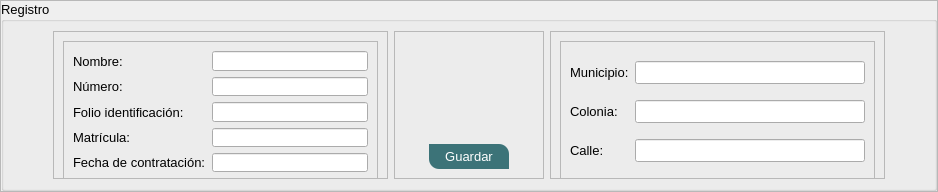
               <widget class="QFrame" name="frame_21">
                <property name="maximumSize">
                 <size>
                  <width>16777215</width>
                  <height>190</height>
                 </size>
                </property>
                <property name="frameShape">
                 <enum>QFrame::StyledPanel</enum>
                </property>
                <property name="frameShadow">
                 <enum>QFrame::Raised</enum>
                </property>
                <layout class="QGridLayout" name="gridLayout">
                 <property name="leftMargin">
                  <number>0</number>
                 </property>
                 <property name="topMargin">
                  <number>0</number>
                 </property>
                 <property name="rightMargin">
                  <number>0</number>
                 </property>
                 <property name="bottomMargin">
                  <number>0</number>
                 </property>
                 <property name="spacing">
                  <number>0</number>
                 </property>
                 <item row="0" column="0">
                  <widget class="QGroupBox" name="groupBox_8">
                   <property name="minimumSize">
                    <size>
                     <width>0</width>
                     <height>190</height>
                    </size>
                   </property>
                   <property name="maximumSize">
                    <size>
                     <width>16777215</width>
                     <height>190</height>
                    </size>
                   </property>
                   <property name="font">
                    <font>
                     <pointsize>10</pointsize>
                    </font>
                   </property>
                   <property name="title">
                    <string>Registro</string>
                   </property>
                   <layout class="QHBoxLayout" name="horizontalLayout_9">
                    <item>
                     <spacer name="horizontalSpacer_26">
                      <property name="orientation">
                       <enum>Qt::Horizontal</enum>
                      </property>
                      <property name="sizeHint" stdset="0">
                       <size>
                        <width>40</width>
                        <height>20</height>
                       </size>
                      </property>
                     </spacer>
                    </item>
                    <item>
                     <widget class="QFrame" name="frame_8">
                      <property name="frameShape">
                       <enum>QFrame::StyledPanel</enum>
                      </property>
                      <property name="frameShadow">
                       <enum>QFrame::Raised</enum>
                      </property>
                      <layout class="QGridLayout" name="gridLayout_12">
                       <item row="0" column="0">
                        <widget class="QFrame" name="frame_24">
                         <property name="minimumSize">
                          <size>
                           <width>315</width>
                           <height>141</height>
                          </size>
                         </property>
                         <property name="maximumSize">
                          <size>
                           <width>301</width>
                           <height>141</height>
                          </size>
                         </property>
                         <property name="frameShape">
                          <enum>QFrame::StyledPanel</enum>
                         </property>
                         <property name="frameShadow">
                          <enum>QFrame::Raised</enum>
                         </property>
                         <layout class="QGridLayout" name="gridLayout_15">
                          <item row="0" column="0">
                           <widget class="QLabel" name="label_29">
                            <property name="font">
                             <font>
                              <pointsize>10</pointsize>
                             </font>
                            </property>
                            <property name="text">
                             <string>Nombre:</string>
                            </property>
                           </widget>
                          </item>
                          <item row="0" column="1">
                           <widget class="QLineEdit" name="ledt_conductor_nombre"/>
                          </item>
                          <item row="1" column="0">
                           <widget class="QLabel" name="label_31">
                            <property name="font">
                             <font>
                              <pointsize>10</pointsize>
                             </font>
                            </property>
                            <property name="text">
                             <string>Número:</string>
                            </property>
                           </widget>
                          </item>
                          <item row="1" column="1">
                           <widget class="QLineEdit" name="ledt_conductor_numero"/>
                          </item>
                          <item row="2" column="0">
                           <widget class="QLabel" name="label_30">
                            <property name="font">
                             <font>
                              <pointsize>10</pointsize>
                             </font>
                            </property>
                            <property name="text">
                             <string>Folio identificación:</string>
                            </property>
                           </widget>
                          </item>
                          <item row="2" column="1">
                           <widget class="QLineEdit" name="ledt_conductor_folio"/>
                          </item>
                          <item row="3" column="0">
                           <widget class="QLabel" name="label_27">
                            <property name="font">
                             <font>
                              <pointsize>10</pointsize>
                             </font>
                            </property>
                            <property name="text">
                             <string>Matrícula:</string>
                            </property>
                           </widget>
                          </item>
                          <item row="3" column="1">
                           <widget class="QLineEdit" name="ledt_conductor_matricula"/>
                          </item>
                          <item row="4" column="0">
                           <widget class="QLabel" name="label_28">
                            <property name="font">
                             <font>
                              <pointsize>10</pointsize>
                             </font>
                            </property>
                            <property name="text">
                             <string>Fecha de contratación:</string>
                            </property>
                           </widget>
                          </item>
                          <item row="4" column="1">
                           <widget class="QLineEdit" name="ledt_conductor_fecha"/>
                          </item>
                         </layout>
                        </widget>
                       </item>
                      </layout>
                     </widget>
                    </item>
                    <item>
                     <widget class="QFrame" name="frame_27">
                      <property name="frameShape">
                       <enum>QFrame::StyledPanel</enum>
                      </property>
                      <property name="frameShadow">
                       <enum>QFrame::Raised</enum>
                      </property>
                      <layout class="QGridLayout" name="gridLayout_13">
                       <item row="0" column="1">
                        <spacer name="verticalSpacer_2">
                         <property name="orientation">
                          <enum>Qt::Vertical</enum>
                         </property>
                         <property name="sizeHint" stdset="0">
                          <size>
                           <width>20</width>
                           <height>100</height>
                          </size>
                         </property>
                        </spacer>
                       </item>
                       <item row="1" column="0">
                        <spacer name="horizontalSpacer_11">
                         <property name="orientation">
                          <enum>Qt::Horizontal</enum>
                         </property>
                         <property name="sizeHint" stdset="0">
                          <size>
                           <width>25</width>
                           <height>20</height>
                          </size>
                         </property>
                        </spacer>
                       </item>
                       <item row="1" column="1">
                        <widget class="QPushButton" name="btn_guardar_conductor">
                         <property name="minimumSize">
                          <size>
                           <width>80</width>
                           <height>25</height>
                          </size>
                         </property>
                         <property name="styleSheet">
                          <string notr="true">QPushButton{
	border-top-right-radius:10px;
	border-bottom-left-radius:10px;
	background-color: rgb(60, 115, 120);
	
	color: rgb(255, 255, 255);
}
QPushButton:hover{
	background-color: rgb(0, 85, 120);
}</string>
                         </property>
                         <property name="text">
                          <string>Guardar</string>
                         </property>
                        </widget>
                       </item>
                       <item row="1" column="2">
                        <spacer name="horizontalSpacer_10">
                         <property name="orientation">
                          <enum>Qt::Horizontal</enum>
                         </property>
                         <property name="sizeHint" stdset="0">
                          <size>
                           <width>25</width>
                           <height>20</height>
                          </size>
                         </property>
                        </spacer>
                       </item>
                      </layout>
                     </widget>
                    </item>
                    <item>
                     <widget class="QFrame" name="frame_9">
                      <property name="frameShape">
                       <enum>QFrame::StyledPanel</enum>
                      </property>
                      <property name="frameShadow">
                       <enum>QFrame::Raised</enum>
                      </property>
                      <layout class="QGridLayout" name="gridLayout_11">
                       <item row="0" column="0">
                        <widget class="QFrame" name="frame_26">
                         <property name="minimumSize">
                          <size>
                           <width>315</width>
                           <height>141</height>
                          </size>
                         </property>
                         <property name="maximumSize">
                          <size>
                           <width>301</width>
                           <height>141</height>
                          </size>
                         </property>
                         <property name="frameShape">
                          <enum>QFrame::StyledPanel</enum>
                         </property>
                         <property name="frameShadow">
                          <enum>QFrame::Raised</enum>
                         </property>
                         <layout class="QGridLayout" name="gridLayout_14">
                          <item row="0" column="0">
                           <widget class="QLabel" name="label_36">
                            <property name="font">
                             <font>
                              <pointsize>10</pointsize>
                             </font>
                            </property>
                            <property name="text">
                             <string>Municipio:</string>
                            </property>
                           </widget>
                          </item>
                          <item row="2" column="1">
                           <widget class="QLineEdit" name="ledt_conductor_calle"/>
                          </item>
                          <item row="0" column="1">
                           <widget class="QLineEdit" name="ledt_conductor_municipio"/>
                          </item>
                          <item row="2" column="0">
                           <widget class="QLabel" name="label_32">
                            <property name="font">
                             <font>
                              <pointsize>10</pointsize>
                             </font>
                            </property>
                            <property name="text">
                             <string>Calle:</string>
                            </property>
                           </widget>
                          </item>
                          <item row="1" column="1">
                           <widget class="QLineEdit" name="ledt_conductor_colonia"/>
                          </item>
                          <item row="1" column="0">
                           <widget class="QLabel" name="label_35">
                            <property name="font">
                             <font>
                              <pointsize>10</pointsize>
                             </font>
                            </property>
                            <property name="text">
                             <string>Colonia:</string>
                            </property>
                           </widget>
                          </item>
                         </layout>
                        </widget>
                       </item>
                      </layout>
                     </widget>
                    </item>
                    <item>
                     <spacer name="horizontalSpacer_25">
                      <property name="orientation">
                       <enum>Qt::Horizontal</enum>
                      </property>
                      <property name="sizeHint" stdset="0">
                       <size>
                        <width>40</width>
                        <height>20</height>
                       </size>
                      </property>
                     </spacer>
                    </item>
                   </layout>
                  </widget>
                 </item>
                </layout>
               </widget>
